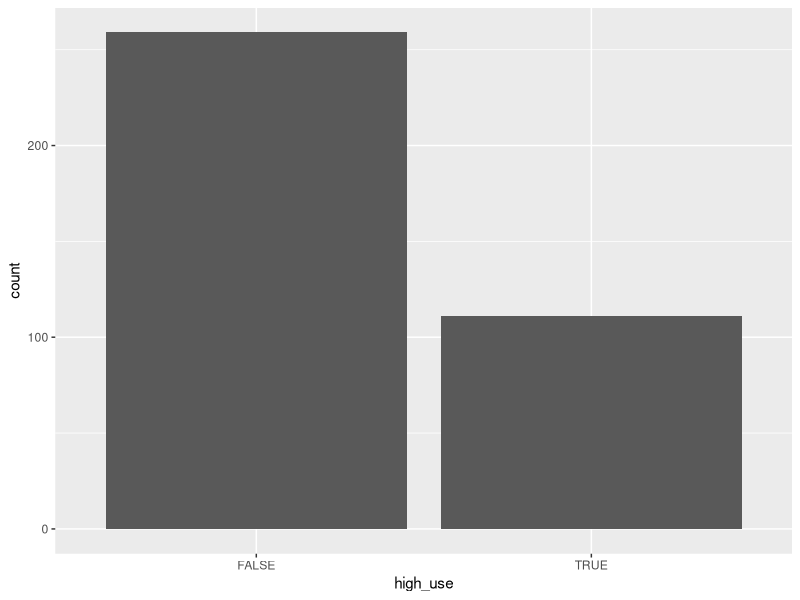
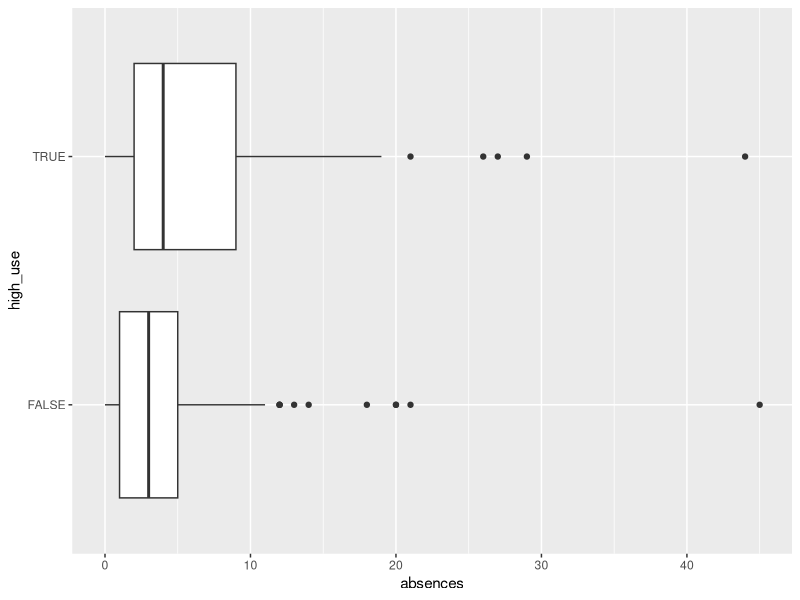
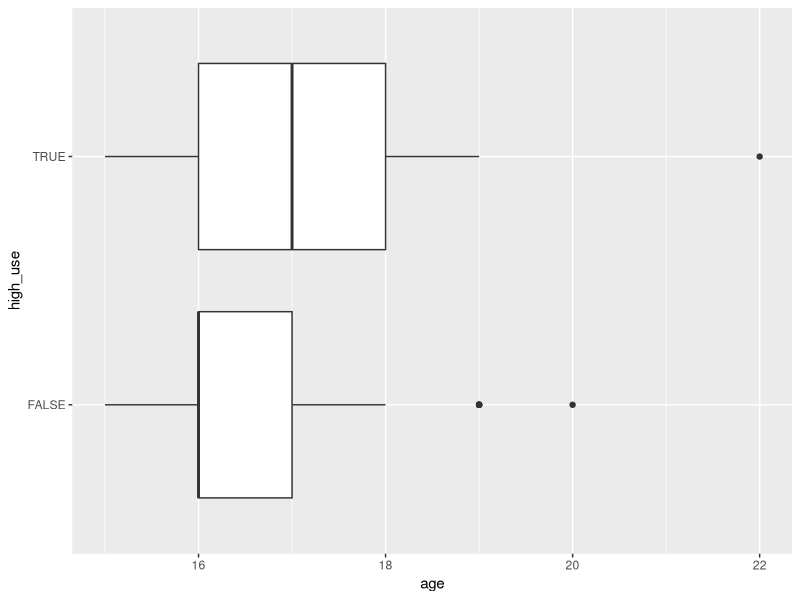
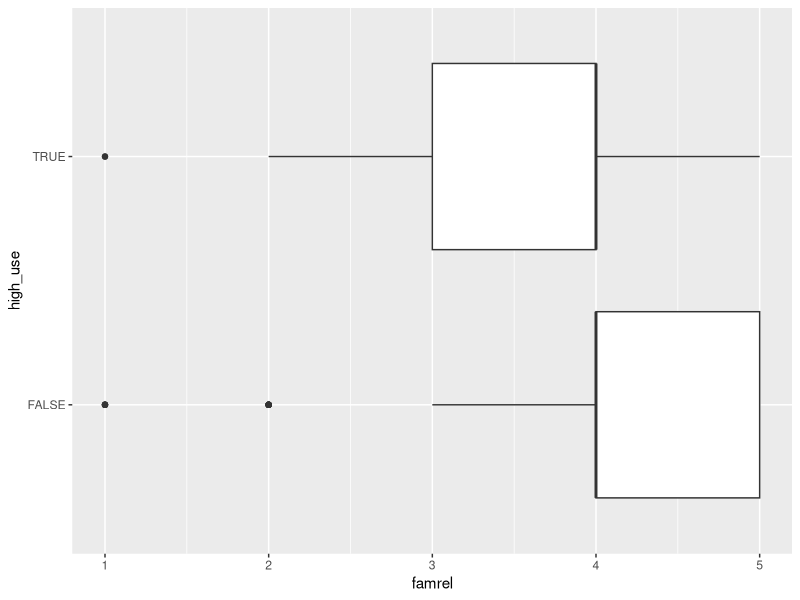
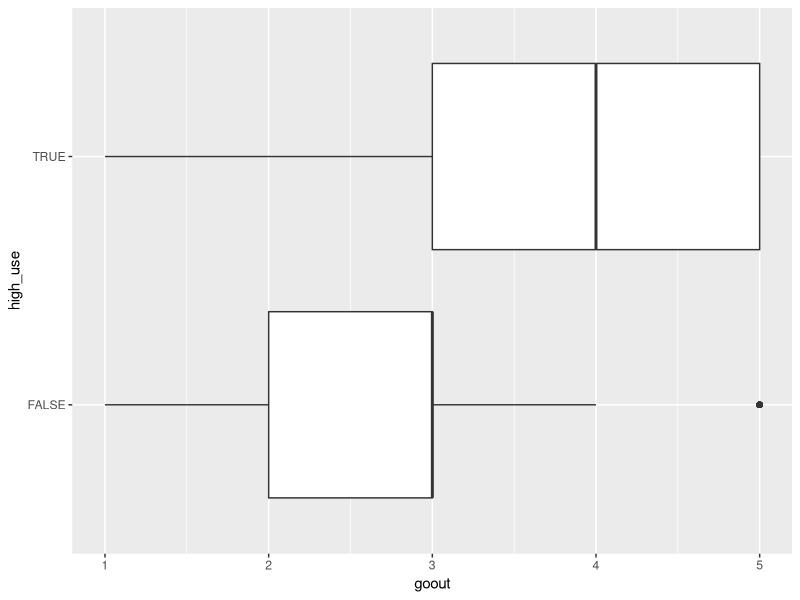

These figures' R source, in order:
## ---- chunk 1
date()
## ---- chunk 2
library(dplyr)

alc <- read.csv("data/alc.csv")
glimpse(alc)
colnames(alc)
## ---- chunk 3
library(ggplot2)

#  plot of high_use 
g0 <- ggplot(alc, aes(x = high_use))
g0 + geom_bar()

#  plot of high_use and absences
g1 <- ggplot(alc, aes(x = absences, y = high_use ))
g1 + geom_boxplot()

#  plot of high_use and age
g2 <- ggplot(alc, aes(x = age, y = high_use ))
g2 + geom_boxplot()

#  plot of high_use and famrel
g3 <- ggplot(alc, aes(x = famrel, y = high_use ))
g3 + geom_boxplot()

#  plot of high_use and goout
g4 <- ggplot(alc, aes(x = goout, y = high_use ))
g4 + geom_boxplot()
 
# table of high_use and absences
table(alc$high_use, alc$absences)
      
# table of high_use and age
table(alc$high_use, alc$age)

# table of high_use and famrel
table(alc$high_use, alc$famrel)

# table of high_use and goout
table(alc$high_use, alc$goout)

## ---- chunk 4
# logistic regression model with glm()
m <- glm(high_use ~ absences + age + famrel + goout, data = alc, family = "binomial")
summary(m)

# compute odds ratios (OR)
OR <- coef(m) %>% exp

# compute confidence intervals (CI)
confint(m)
CI <- exp(confint(m))
CI

# print out the odds ratios with their confidence intervals
cbind(OR, CI)


## ---- chunk 5
# Work with the exercise in this chunk, step-by-step. Fix the R code!
# alc is available

# fit the model
model <- glm(high_use ~ goout + famrel + absences, data = alc, family = "binomial")

# predict() the probability of high_use
probabilities <- predict(model, type = "response")

library(dplyr)
# add the predicted probabilities to 'alc'
alc <- mutate(alc, probability = probabilities)

# use the probabilities to make a prediction of high_use
alc <- mutate(alc, prediction = probability > 0.5)

# tabulate the target variable versus the predictions
table(high_use = alc$high_use, prediction = alc$prediction)

# Computing the total proportion of inaccurately classified individuals
loss_func <- function(class, prob) {
  n_wrong <- abs(class - prob) > 0.5
  mean(n_wrong) 
}

inaccurately_classified <- loss_func(alc$high_use, alc$prediction)
inaccurately_classified

## ---- chunk 6
# K-fold cross-validation
library(boot)
cv <- cv.glm(data = alc, cost = loss_func, glmfit = model, K = 10)


# average number of wrong predictions in the cross validation
cv$delta[1]
